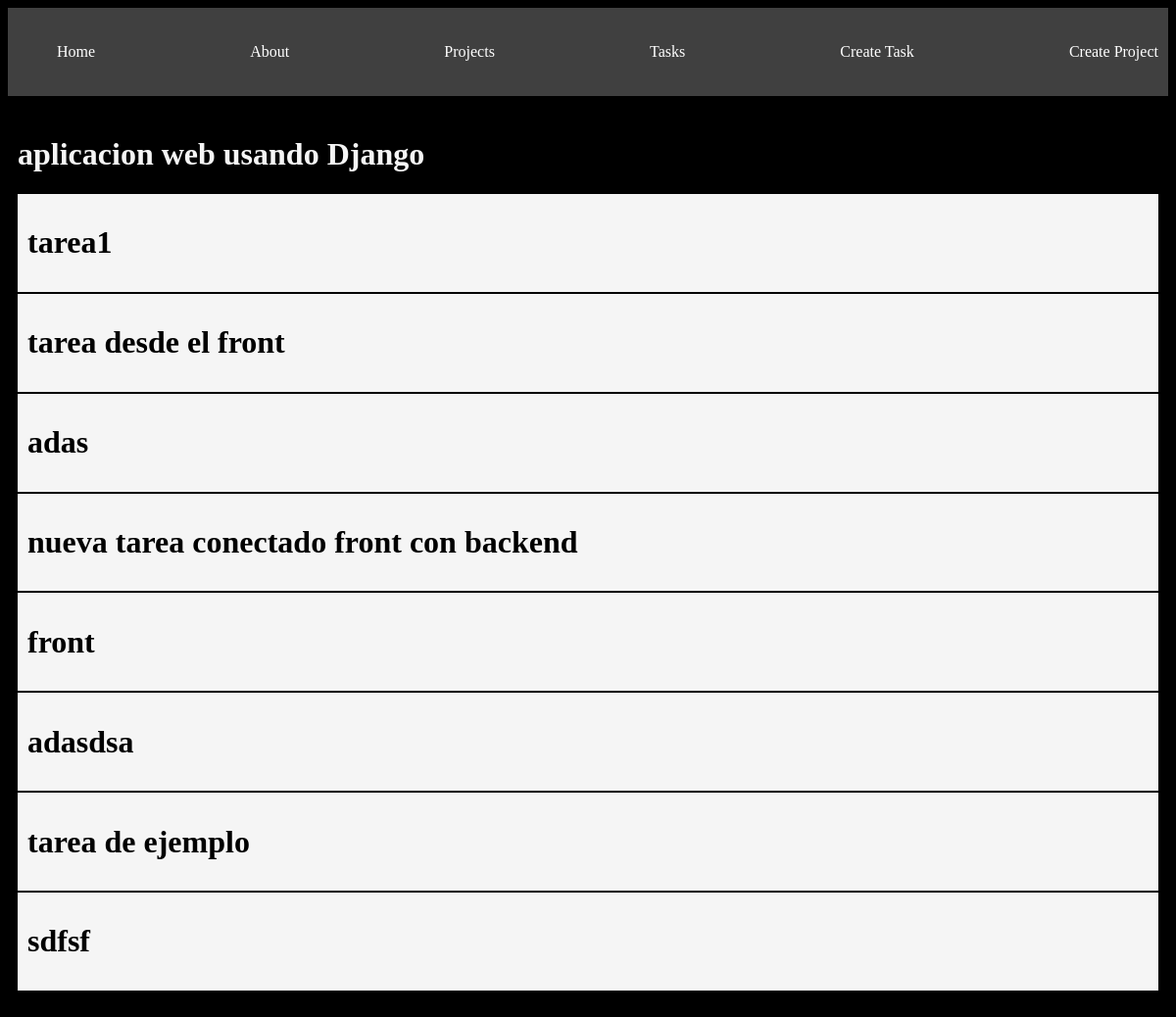
The app's page /projects/2 with its own data.
### myapp/models.py (models this page shows, shortened)
class Project(models.Model):
    name = models.CharField(max_length=200)
    def __str__(self):
        return self.name

class Tasks(models.Model):
    title = models.CharField(max_length=200)
    description = models.TextField()
    project = models.ForeignKey(Project, on_delete=models.CASCADE)
    done = models.BooleanField(default=False)

### myapp/views.py (the view)
# urls.py: path("projects/<int:id>", views.project_detail, name = "project_detail"),
def project_detail(request, id):
    project = get_object_or_404(Project, id=id)
    tasks = Tasks.objects.filter(project_id = id)
    return render(request, 'projects/detail.html',{
        'project': project,
        'tasks': tasks
    })

### myapp/templates/projects/detail.html
{% extends 'layouts/base.html' %}
{% block content %}
<h1>{{project}}</h1>
{% for task in tasks %}
<div class="card">
    <h1>{{task.title}}</h1>
</div>
{% endfor %}
{% endblock %}

### myapp/static/styles/main.css (style rules this page uses)
body { background-color: black; color: whitesmoke; }
.card { color: black; background: whitesmoke; padding: 10px; margin-bottom: 2px; }

### records on screen
Project: name "aplicacion web usando Django"
Tasks: title "tarea1"
Tasks: title "tarea desde el front"
Tasks: title "adas"
Tasks: title "nueva tarea conectado front con backend"
Tasks: title "front"
Tasks: title "adasdsa"
Tasks: title "tarea de ejemplo"
Tasks: title "sdfsf"
